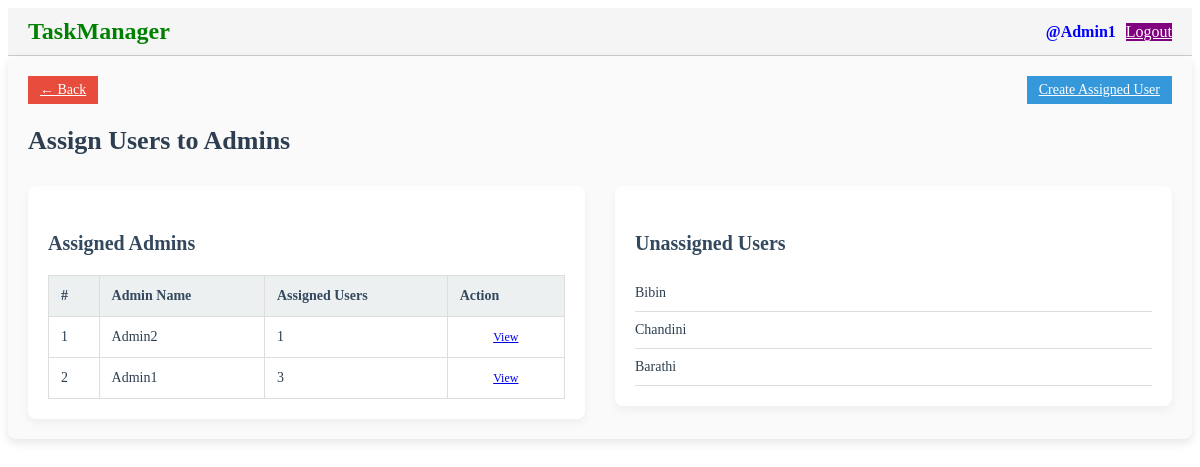
/assign-user/ (signed in), run on the app's committed database.
### taskmanager/models.py (models this page shows, shortened)
class CustomUser(AbstractBaseUser,PermissionsMixin):
    id = models.UUIDField(primary_key=True, default=uuid.uuid4, editable=False)
    username = models.CharField(max_length=30, unique=True, null=False, blank=False)
    password = models.CharField(max_length=30, null=False)
    role = models.CharField(max_length=30, choices=Role.choices, default=Role.USER)
    is_active = models.BooleanField(default=True)
    is_staff = models.BooleanField(default=False)
    is_superuser=models.BooleanField(default=False)
    USERNAME_FIELD = 'username'
    REQUIRED_FIELDS = []
    objects = CustomUserManager()

### taskmanager/views/task_assign_views.py (the view)
# urls.py: path('assign-user/', assign_user, name='assign_user'),
@login_required
def assign_user(request):
    assigned_admins_data = (
        AssignedUser.objects.values('admin')
        .annotate(count=Count('user'))
    )
    assigned_admins = []
    for item in assigned_admins_data:
        try:
            admin_obj = CustomUser.objects.get(id=item['admin'])
            assigned_admins.append({
                'admin': admin_obj,
                'count': item['count']
            })
        except CustomUser.DoesNotExist:
            continue
    assigned_user_ids = AssignedUser.objects.values_list('user_id', flat=True)
    unassigned_users = CustomUser.objects.filter(role=Role.USER).exclude(id__in=assigned_user_ids)
    return render(request, "assign_user.html", {
        "assigned_admins": assigned_admins,
        "unassigned_users": unassigned_users
    })

### taskmanager/templates/assign_user.html (shortened to what this page needs)
{% extends "base.html" %}
{% load static %}
{% block content %}
<div id="assignUserSection" class="list-section" style="max-width: 1200px; margin: 0 auto; padding: 20px; background-color: #fafafa; border-radius: 8px; box-shadow: 0 4px 10px rgba(0, 0, 0, 0.1);">
  <div class="top-bar" style="display: flex; justify-content: space-between; align-items: center; margin-bottom: 20px;">
    <a href="{% url 'admin_panel' %}" class="mui-btn mui-btn--raised back-btn" style="background-color: #e74c3c; color: white; font-size: 14px; padding: 6px 12px;">
      ← Back
    </a>
    <a href="{% url 'assign_user_create' %}" class="mui-btn mui-btn--raised create-btn" style="background-color: #3498db; color: white; font-size: 14px; padding: 6px 12px;">
      Create Assigned User
    </a>
  </div>
  <h2 style="font-size: 26px; color: #2c3e50; font-weight: bold;">Assign Users to Admins</h2>
  <div class="assign-container" style="display: flex; justify-content: space-between; gap: 30px; margin-top: 30px;">
    <div class="assigned-admins" style="flex: 1;">
      <div class="table-card" style="background-color: #ffffff; padding: 20px; border-radius: 8px; box-shadow: 0 4px 10px rgba(0, 0, 0, 0.05);">
        <h4 style="font-size: 20px; color: #34495e; margin-bottom: 20px;">Assigned Admins</h4>
        <table class="mui-table mui-table--bordered" style="width: 100%; border-collapse: collapse;">
          <thead>
            <tr style="background-color: #ecf0f1; text-align: left; font-size: 14px; color: #34495e;">
              <th style="padding: 12px; border: 1px solid #ddd;">#</th>
              <th style="padding: 12px; border: 1px solid #ddd;">Admin Name</th>
              <th style="padding: 12px; border: 1px solid #ddd;">Assigned Users</th>
              <th style="padding: 12px; border: 1px solid #ddd;">Action</th>
            </tr>
          </thead>
          <tbody>
            {% if assigned_admins %}
              {% for item in assigned_admins %}
              <tr style="background-color: #ffffff; font-size: 14px; color: #2c3e50;">
                <td style="padding: 12px; border: 1px solid #ddd;">{{ forloop.counter }}</td>
                <td style="padding: 12px; border: 1px solid #ddd;">{{ item.admin.username }}</td>
                <td style="padding: 12px; border: 1px solid #ddd;">{{ item.count }}</td>
                <td style="padding: 12px; border: 1px solid #ddd; text-align: center;">
                  <a href="{% url 'assign_user_detail' item.admin.id %}" class="mui-btn mui-btn--small mui-btn--primary" style="font-size: 12px; padding: 6px 12px;">
                    View
                  </a>
                </td>
              </tr>
              {% endfor %}
            {% else %}
              <tr>
                <td colspan="4" class="text-center" style="padding: 20px; text-align: center; font-size: 16px; color: #7f8c8d;">No assignments found.</td>
              </tr>
            {% endif %}
          </tbody>
        </table>
      </div>
    </div>
    <div class="unassigned-users" style="flex: 1;">
      <div class="table-card scrollable" style="background-color: #ffffff; padding: 20px; border-radius: 8px; box-shadow: 0 4px 10px rgba(0, 0, 0, 0.05);">
        <h4 style="font-size: 20px; color: #34495e; margin-bottom: 20px;">Unassigned Users</h4>
        <ul class="user-list" style="list-style-type: none; padding-left: 0; font-size: 14px; color: #2c3e50;">
          {% if unassigned_users %}
            {% for user in unassigned_users %}
              <li style="padding: 10px 0; border-bottom: 1px solid #ddd;">{{ user.username }}</li>
            {% endfor %}
          {% else %}
            <li style="padding: 10px 0; color: #7f8c8d;">No unassigned users available.</li>
          {% endif %}
        </ul>
      </div>
    </div>
  </div>
</div>
{% endblock %}

### taskmanager/templates/base.html (shortened to what this page needs)
{% load static %}
<!DOCTYPE html>
<html lang="en">
<head>
    <link href="{% static 'css/login.css' %}" rel="stylesheet">
    <link href="https://cdn.muicss.com/mui-0.10.3/css/mui.min.css" rel="stylesheet">
    <link href="{% static 'css/style.css' %}" rel="stylesheet">
</head>
<body>
    <div class="top-nav">
        <h2 class="logo">TaskManager</h2>
        {% if request.user.is_authenticated %}
        <div class="user-info">
            <span class="username">@{{ request.user.username }}</span>
            <a href="{% url 'logout' %}" class="mui-btn mui-btn--raised logout-btn">Logout</a>
        </div>
        {% endif %}
    </div>
    {% block content %}{% endblock %}
</body>
</html>

### taskmanager/static/css/style.css (style rules this page uses)
.top-nav { display: flex; justify-content: space-between; align-items: center; padding: 10px 20px; background: #f5f5f5; border-bottom: 1px solid #ccc; }
.logo { color: green; margin: 0; }
.user-info { display: flex; align-items: center; gap: 10px; }
.username { font-weight: bold; color: blue; }
.logout-btn { background-color: purple; color: white; }
.top-bar { display: flex; justify-content: space-between; align-items: center; margin-bottom: 20px; }
.back-btn { background-color: #ecf0f1; color: #34495e; }
.create-btn { background-color: #3498db; color: white; }
.assign-container { display: flex; gap: 30px; flex-wrap: wrap; }
.assigned-admins, .unassigned-users { min-width: 300px; }
.table-card { background: #fafafa; padding: 20px; border-radius: 10px; box-shadow: 0 4px 12px rgba(0, 0, 0, 0.05); }
.scrollable { max-height: 400px; overflow-y: auto; }
.user-list { list-style: none; padding-left: 0; margin: 0; }
.user-list li { padding: 10px; border-bottom: 1px solid #ddd; cursor: pointer; }

### data on the page
CustomUser: user.username "Admin1", admin.username "Admin1", count "3"
CustomUser: admin.username "Admin2", count "1"
CustomUser: username "Bibin"
CustomUser: username "Chandini"
CustomUser: username "Barathi"
